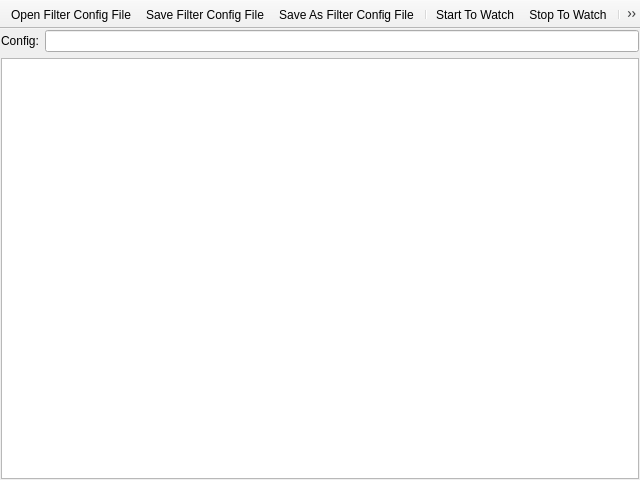
<?xml version="1.0" encoding="UTF-8"?>
<ui version="4.0">
 <class>MessageBrowserWindow</class>
 <widget class="QMainWindow" name="MessageBrowserWindow">
  <property name="geometry">
   <rect>
    <x>0</x>
    <y>0</y>
    <width>640</width>
    <height>480</height>
   </rect>
  </property>
  <property name="windowTitle">
   <string>MainWindow</string>
  </property>
  <widget class="QWidget" name="centralwidget">
   <layout class="QGridLayout" name="gridLayout">
    <property name="leftMargin">
     <number>1</number>
    </property>
    <property name="topMargin">
     <number>1</number>
    </property>
    <property name="rightMargin">
     <number>1</number>
    </property>
    <property name="bottomMargin">
     <number>1</number>
    </property>
    <item row="0" column="1">
     <widget class="QLineEdit" name="filter_config_file_line_edit">
      <property name="readOnly">
       <bool>true</bool>
      </property>
     </widget>
    </item>
    <item row="0" column="0">
     <widget class="QLabel" name="label">
      <property name="text">
       <string>Config:</string>
      </property>
     </widget>
    </item>
    <item row="1" column="0" colspan="2">
     <widget class="QPlainTextEdit" name="message_browser_plain_text_edit">
      <property name="font">
       <font>
        <family>Consolas</family>
       </font>
      </property>
      <property name="readOnly">
       <bool>true</bool>
      </property>
     </widget>
    </item>
   </layout>
  </widget>
  <widget class="QToolBar" name="toolBar">
   <property name="windowTitle">
    <string>toolBar</string>
   </property>
   <property name="movable">
    <bool>false</bool>
   </property>
   <attribute name="toolBarArea">
    <enum>TopToolBarArea</enum>
   </attribute>
   <attribute name="toolBarBreak">
    <bool>false</bool>
   </attribute>
   <addaction name="actionOpenFilterConfigFile"/>
   <addaction name="actionSaveFilterConfigFile"/>
   <addaction name="actionSaveAsFilterConfigFile"/>
   <addaction name="separator"/>
   <addaction name="actionStartToWatch"/>
   <addaction name="actionStopToWatch"/>
   <addaction name="separator"/>
   <addaction name="actionClearAllMessages"/>
  </widget>
  <action name="actionOpenFilterConfigFile">
   <property name="icon">
    <iconset resource="UiResource.qrc">
     <normaloff>:/ico/ico/LogFilter.ico</normaloff>:/ico/ico/LogFilter.ico</iconset>
   </property>
   <property name="text">
    <string>Open Filter Config File</string>
   </property>
  </action>
  <action name="actionSaveFilterConfigFile">
   <property name="icon">
    <iconset resource="UiResource.qrc">
     <normaloff>:/ico/ico/Save.ico</normaloff>:/ico/ico/Save.ico</iconset>
   </property>
   <property name="text">
    <string>Save Filter Config File</string>
   </property>
  </action>
  <action name="actionSaveAsFilterConfigFile">
   <property name="icon">
    <iconset resource="UiResource.qrc">
     <normaloff>:/ico/ico/SaveAs.ico</normaloff>:/ico/ico/SaveAs.ico</iconset>
   </property>
   <property name="text">
    <string>Save As Filter Config File</string>
   </property>
  </action>
  <action name="actionStartToWatch">
   <property name="icon">
    <iconset resource="UiResource.qrc">
     <normaloff>:/ico/ico/Start.ico</normaloff>:/ico/ico/Start.ico</iconset>
   </property>
   <property name="text">
    <string>Start To Watch</string>
   </property>
  </action>
  <action name="actionStopToWatch">
   <property name="icon">
    <iconset resource="UiResource.qrc">
     <normaloff>:/ico/ico/Stop.ico</normaloff>:/ico/ico/Stop.ico</iconset>
   </property>
   <property name="text">
    <string>Stop To Watch</string>
   </property>
  </action>
  <action name="actionClearAllMessages">
   <property name="icon">
    <iconset resource="UiResource.qrc">
     <normaloff>:/ico/ico/LogClear.ico</normaloff>:/ico/ico/LogClear.ico</iconset>
   </property>
   <property name="text">
    <string>Clear All</string>
   </property>
  </action>
 </widget>
 <resources>
  <include location="UiResource.qrc"/>
 </resources>
 <connections/>
</ui>
